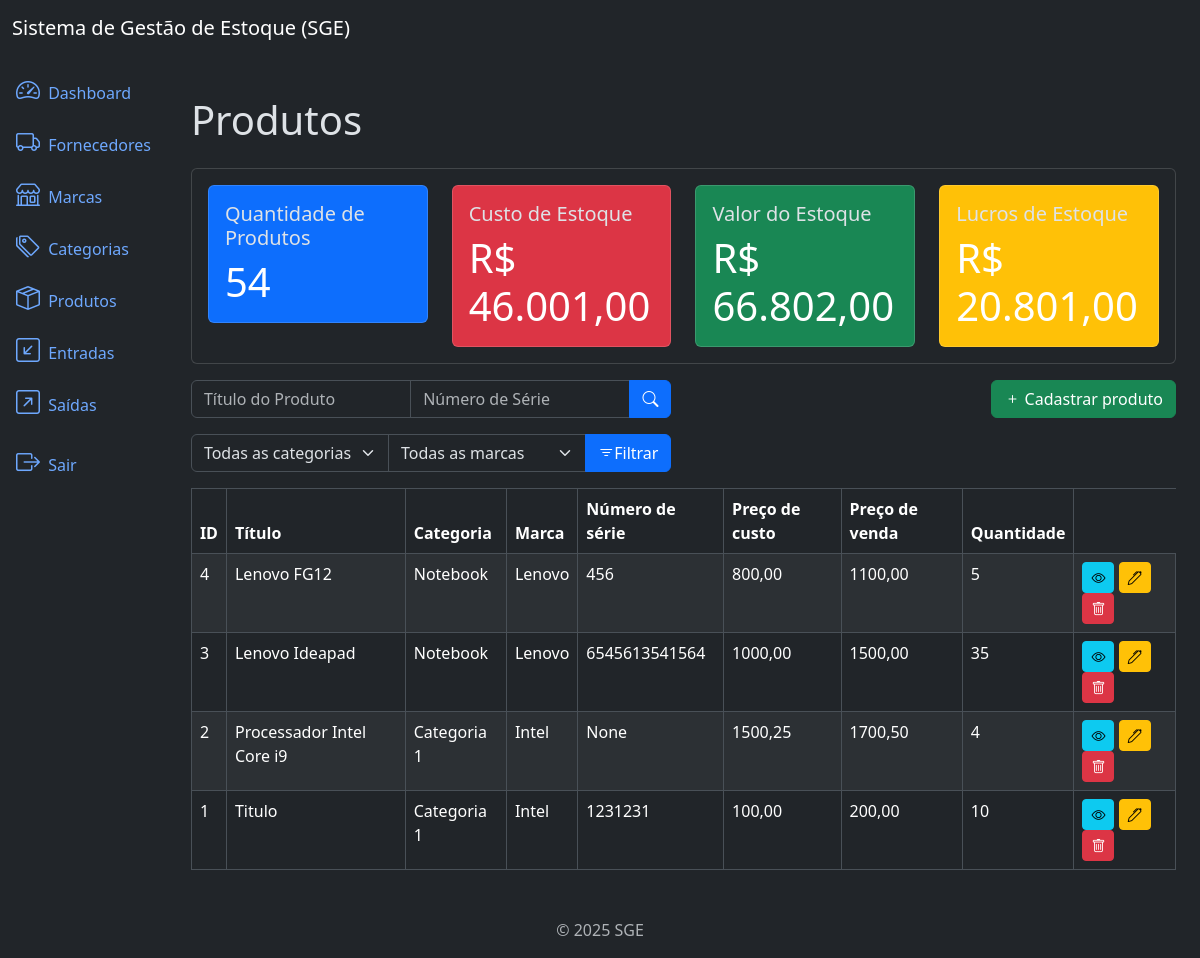
Screenshot of /products/list/ (signed in) with the database file from the repository.
### products/models.py (models this page shows, shortened)
class Products(models.Model):
    title = models.CharField(max_length=500)
    category = models.ForeignKey(Category, on_delete=models.PROTECT, related_name='products')
    brand = models.ForeignKey(Brand, on_delete=models.PROTECT, related_name='products')
    description = models.TextField(null=True, blank=True)
    serie_number = models.CharField(max_length=200, null=True, blank=True)
    cost_price = models.DecimalField(max_digits=20, decimal_places=2) # sempre usar DecimalFiel para campos de dinheiro/moeda
    selling_price = models.DecimalField(max_digits=20, decimal_places=2)
    quantity = models.IntegerField(default=0)
    created_at = models.DateTimeField(auto_now_add=True)
    updated_at = models.DateTimeField(auto_now=True)
    class Meta:
        ordering = ['title']

### categories/models.py (models this page shows)
class Category(models.Model):
    name = models.CharField(max_length=500)
    description = models.TextField(null=True, blank=True)
    created_at = models.DateTimeField(auto_now_add=True)
    updated_at = models.DateTimeField(auto_now=True)
    class Meta: # Ordena por ordem alfabetica pelo nome
        ordering = ['name']
    def __str__(self):
        return self.name

### brands/models.py (models this page shows)
class Brand(models.Model):
    name = models.CharField(max_length=500)
    description = models.TextField(null=True, blank=True)
    created_at = models.DateTimeField(auto_now_add=True)
    updated_at = models.DateTimeField(auto_now=True)
    class Meta: # Ordena por ordem alfabetica pelo nome
        ordering = ['name']
    def __str__(self):
        return self.name

### products/views.py (the view)
# urls.py: path('products/list/', views.ProductListView.as_view(), name='product_list'),
class ProductListView(LoginRequiredMixin, PermissionRequiredMixin, ListView):
    model = models.Products
    template_name = 'product_list.html'
    context_object_name = 'products' # Contexto enviado para o template
    paginate_by = 10 # Define a quantidade de elementos que serão exibidos por página
    permission_required = 'products.view_product'
    def get_queryset(self): # Método que faz filtros pelo nome da marca
        queryset = super().get_queryset()
        title = self.request.GET.get('title')
        category = self.request.GET.get('category')
        brand = self.request.GET.get('brand')
        serie_number = self.request.GET.get('serie_number')
        if serie_number:
            queryset = queryset.filter(serie_number__icontains=serie_number)
        if title:
            queryset = queryset.filter(title__icontains=title)
        if category:
            queryset = queryset.filter(category__id=category)
        if brand:
            queryset = queryset.filter(brand__id=brand)
        return queryset
    def get_context_data(self, **kwargs):
        context = super().get_context_data(**kwargs) # Pegando o contexto original
        product_metrics = metrics.get_product_metrics()
        context['categories'] = Category.objects.all()
        context['brands'] = Brand.objects.all()
        context['product_metrics'] = product_metrics
        return context

### app/metrics.py (called while the page is built)
def get_product_metrics() -> dict:
      products = Products.objects.all()
      total_cost_price = sum(product.cost_price * product.quantity for product in products)
      total_selling_price = sum(product.selling_price * product.quantity for product in products)
      total_quantity = sum(product.quantity for product in products)
      total_profit = total_selling_price - total_cost_price
      return dict(
            total_cost_price=number_format(total_cost_price, decimal_pos=2, force_grouping=True),
            total_selling_price=number_format(total_selling_price, decimal_pos=2, force_grouping=True),
            total_quantity=total_quantity,
            total_profit=number_format(total_profit, decimal_pos=2, force_grouping=True)
      )

### products/templates/product_list.html (shortened to what this page needs)
{% extends 'base.html' %}
{% block content %}
    <h3 class="display-6">Produtos</h3>
    {% include 'components/_product_metrics.html' %}
    <div class="row mb-3">
        <div class="col-md-6">
            <form method="get" action="{%  url 'product_list' %}">
                <div class="input-group">
                    <input type="text" name="title" class="form-control" placeholder="Título do Produto" value="{{ request.GET.title }}">
                    <input type="text" name="serie_number" class="form-control" placeholder="Número de Série" value="{{ request.GET.serie_number }}">
                    <button type="submit" class="btn btn-primary">
                        <i class="bi bi-search"></i>
                    </button>
                </div>
            </form>
        </div>
        {% if perms.products.add_product %}
        <div class="col-md-6">
            <a href="{% url 'product_create' %}" class="btn btn-success float-end">
                <i class="bi bi-plus"></i> Cadastrar produto
            </a>
        </div>
        {% endif %}
    </div>
    <div class="row mb-3">
        <div class="col-md-6">
            <form action="{% url 'product_list' %}" method="get">
                <div class="input-group">
                    <select name="category" class="form-select">
                        <option value="" {% if not request.GET.category %} selected {% endif %}>Todas as categorias</option>
                    </select>
                    <select name="brand" class="form-select">
                        <option value="" {% if not request.GET.brand %} selected {% endif %}>Todas as marcas</option>
                    </select>
                    <button type="submit" class="btn btn-primary">
                        <i class="bi bi-filter"></i>Filtrar
                    </button>
                </div>
            </form>
        </div>
    </div>
    <div class="table-responsive">
        <table class="table table-striped table-bordered">
            <thead class="thead-dark">
                <tr>
                    <th>ID</th>
                    <th>Título</th>
                    <th>Categoria</th>
                    <th>Marca</th>
                    <th>Número de série</th>
                    <th>Preço de custo</th>
                    <th>Preço de venda</th>
                    <th>Quantidade</th>
                </tr>
            </thead>
            <tbody>
                {% for product in products %}
                    <tr>
                        <td>{{ product.id }}</td>
                        <td>{{ product.title }}</td>
                        <td>{{ product.category }}</td>
                        <td>{{ product.brand }}</td>
                        <td>{{ product.serie_number }}</td>
                        <td>{{ product.cost_price }}</td>
                        <td>{{ product.selling_price }}</td>
                        <td>{{ product.quantity }}</td>
                        <td>
                            {% if perms.products.view_product %}
                            <a href="{% url 'product_detail' product.id %}" class="btn btn-info btn-sm">
                                <i class="bi bi-eye"></i>
                            </a>
                            {% endif %}
                            {% if perms.products.change_product %}
                            <a href="{% url 'product_update' product.id %}" class="btn btn-warning btn-sm">
                                <i class="bi bi-pen"></i>
                            </a>
                            {% endif %}
                            {% if perms.products.delete_product %}
                            <a href="{% url 'product_delete' product.id %}" class="btn btn-danger btn-sm">
                                <i class="bi bi-trash"></i>
                            </a>
                            {% endif %}
                        </td>
                    </tr>
                {% endfor %}
            </tbody>
        </table>
    </div>
{% endblock %}

### rows the page displays
Products: id "4", title "Lenovo FG12", category "Notebook", brand "Lenovo", serie_number "456", cost_price "800,00", selling_price "1100,00", quantity "5"
Products: id "3", title "Lenovo Ideapad", category "Notebook", brand "Lenovo", serie_number "6545613541564", cost_price "1000,00", selling_price "1500,00", quantity "35"
Products: id "2", title "Processador Intel Core i9", category "Categoria 1", brand "Intel", serie_number "None", cost_price "1500,25", selling_price "1700,50", quantity "4"
Products: id "1", title "Titulo", category "Categoria 1", brand "Intel", serie_number "1231231", cost_price "100,00", selling_price "200,00", quantity "10"

### other values shown
{{ product_metrics.total_quantity }} "54"
{{ product_metrics.total_cost_price }} "46.001,00"
{{ product_metrics.total_selling_price }} "66.802,00"
{{ product_metrics.total_profit }} "20.801,00"
